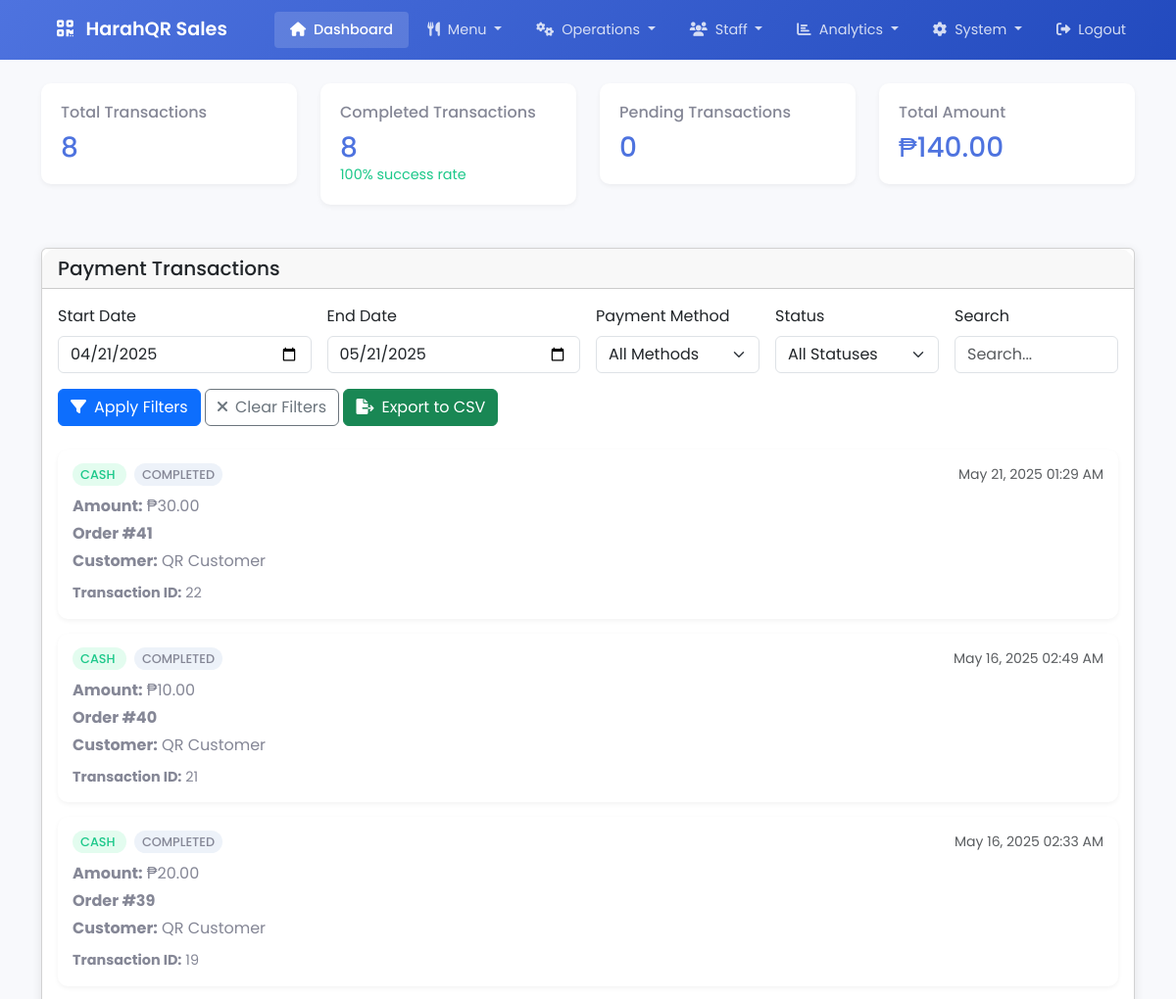
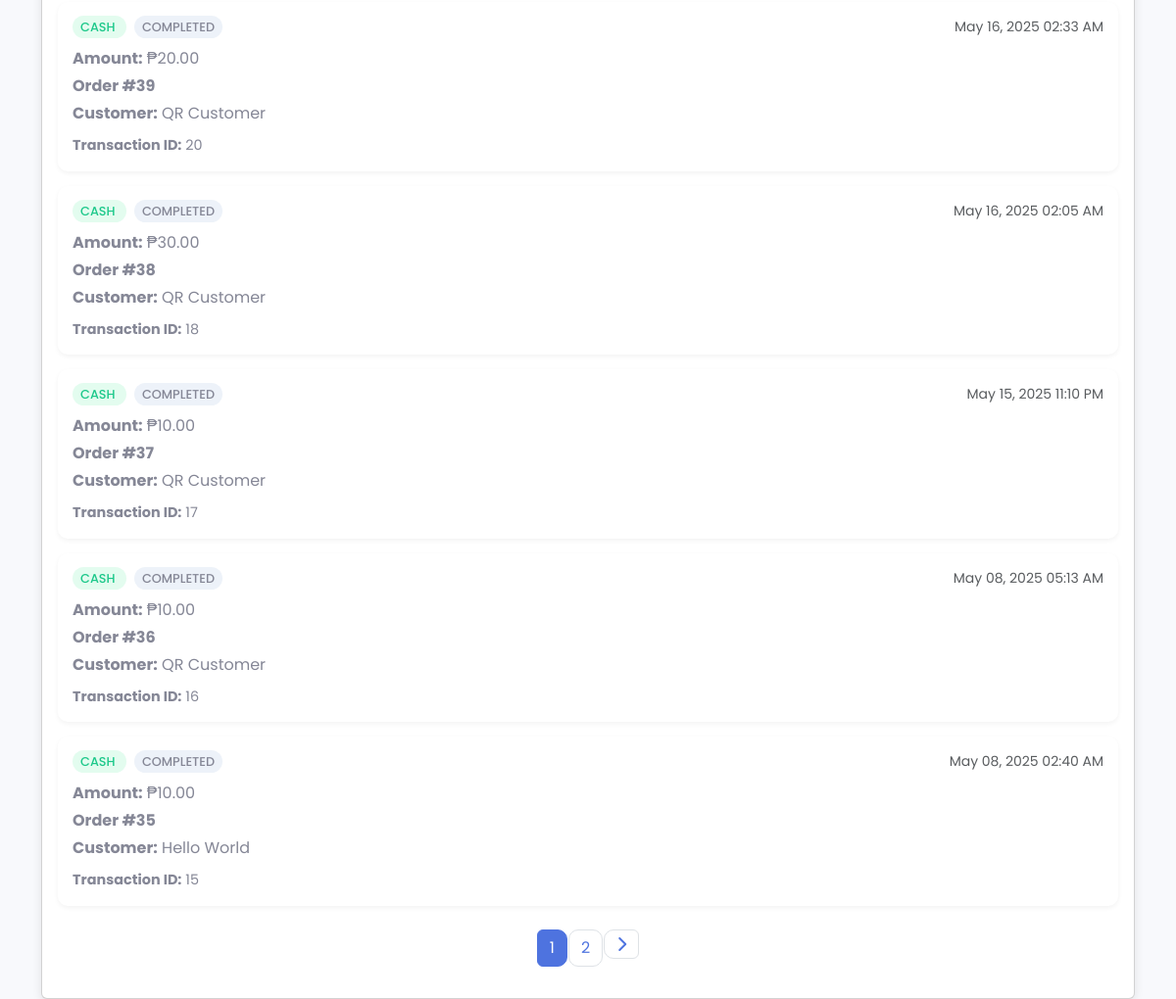
The page /admin/manage_payment_transactions.php (signed in) on the database its author committed (2 pictures, top to bottom).
### tables this page shows
CREATE TABLE `payment_transactions` (
  `transaction_id` int(11) NOT NULL,
  `order_id` int(11) NOT NULL,
  `total_amount` decimal(10,2) NOT NULL,
  `amount_paid` decimal(10,2) NOT NULL,
  `change_amount` decimal(10,2) NOT NULL DEFAULT 0.00,
  `payment_method` enum('CASH','GCASH') NOT NULL,
  `status` enum('PENDING','COMPLETED','FAILED') NOT NULL DEFAULT 'PENDING',
  `transaction_reference` varchar(100) DEFAULT NULL,
  `created_at` timestamp NOT NULL DEFAULT current_timestamp(),
  `cashier_id` int(11) DEFAULT NULL
);

CREATE TABLE `orders` (
  `order_id` int(11) NOT NULL,
  `table_id` int(11) DEFAULT NULL,
  `customer_id` int(11) DEFAULT NULL,
  `order_type` enum('QR','WALK_IN') NOT NULL,
  `status` enum('PENDING','PAID','COMPLETED') DEFAULT 'PENDING',
  `total_amount` decimal(10,2) NOT NULL,
  `created_at` timestamp NOT NULL DEFAULT current_timestamp(),
  `updated_at` timestamp NOT NULL DEFAULT current_timestamp() ON UPDATE current_timestamp(),
  `processed_by_id` int(11) DEFAULT NULL
);

CREATE TABLE `customers` (
  `customer_id` int(11) NOT NULL,
  `first_name` varchar(50) NOT NULL,
  `last_name` varchar(50) NOT NULL,
  `contact_number` varchar(20) DEFAULT NULL,
  `email` varchar(100) DEFAULT NULL,
  `created_at` timestamp NOT NULL DEFAULT current_timestamp()
);

### admin/manage_payment_transactions.php (the view, shortened to what this page needs)
<?php
require_once '../config/database.php';
$start_date = isset($_GET['start_date']) ? $_GET['start_date'] : date('Y-m-d', strtotime('-30 days'));
$end_date = isset($_GET['end_date']) ? $_GET['end_date'] : date('Y-m-d');
$payment_method = isset($_GET['payment_method']) ? $_GET['payment_method'] : '';
$status = isset($_GET['status']) ? $_GET['status'] : '';
$search = isset($_GET['search']) ? $_GET['search'] : '';
$query = "
    SELECT pt.*, o.order_id, o.total_amount as order_total,
           c.first_name, c.last_name, c.contact_number
    FROM payment_transactions pt
    JOIN orders o ON pt.order_id = o.order_id
    LEFT JOIN customers c ON o.customer_id = c.customer_id
    WHERE pt.created_at BETWEEN :start_date AND :end_date
";
$params = [
    ':start_date' => $start_date . ' 00:00:00',
    ':end_date' => $end_date . ' 23:59:59'
];
$query .= " ORDER BY pt.created_at DESC";
$count_query = str_replace("pt.*, o.order_id, o.total_amount as order_total, c.first_name, c.last_name, c.contact_number", "COUNT(*)", $query);
$stmt = $conn->prepare($count_query);
$stmt->execute($params);
$total_records = $stmt->fetchColumn();
$records_per_page = 20;
$total_pages = ceil($total_records / $records_per_page);
$current_page = isset($_GET['page']) ? max(1, min($total_pages, intval($_GET['page']))) : 1;
$offset = ($current_page - 1) * $records_per_page;
$query .= " LIMIT :limit OFFSET :offset";
$stmt = $conn->prepare($query);
foreach ($params as $key => $value) {
    $stmt->bindValue($key, $value);
}
$stmt->bindValue(':limit', $records_per_page, PDO::PARAM_INT);
$stmt->bindValue(':offset', $offset, PDO::PARAM_INT);
$stmt->execute();
$transactions = $stmt->fetchAll(PDO::FETCH_ASSOC);
$summary_query = "
    SELECT
        COUNT(*) as total_transactions,
        SUM(CASE WHEN status = 'COMPLETED' THEN 1 ELSE 0 END) as completed_transactions,
        SUM(CASE WHEN status = 'PENDING' THEN 1 ELSE 0 END) as pending_transactions,
        SUM(CASE WHEN status = 'FAILED' THEN 1 ELSE 0 END) as failed_transactions,
        SUM(CASE WHEN status = 'COMPLETED' THEN total_amount ELSE 0 END) as total_amount
    FROM payment_transactions
    WHERE created_at BETWEEN :start_date AND :end_date
";
$stmt = $conn->prepare($summary_query);
$stmt->execute([
    ':start_date' => $start_date . ' 00:00:00',
    ':end_date' => $end_date . ' 23:59:59'
]);
$summary = $stmt->fetch(PDO::FETCH_ASSOC);
?>
<?php include 'components/header.php'; ?>
<?php include 'components/navbar.php'; ?>
    <div class="container mt-4">
        <div class="row mb-4">
            <div class="col-md-3">
                <div class="summary-card">
                    <h6>Total Transactions</h6>
                    <h3><?php echo number_format($summary['total_transactions']); ?></h3>
                </div>
            </div>
            <div class="col-md-3">
                <div class="summary-card">
                    <h6>Completed Transactions</h6>
                    <h3><?php echo number_format($summary['completed_transactions']); ?></h3>
                    <span class="trend">
                        <?php echo round(($summary['completed_transactions'] / $summary['total_transactions']) * 100); ?>% success rate
                    </span>
                </div>
            </div>
            <div class="col-md-3">
                <div class="summary-card">
                    <h6>Pending Transactions</h6>
                    <h3><?php echo number_format($summary['pending_transactions']); ?></h3>
                </div>
            </div>
            <div class="col-md-3">
                <div class="summary-card">
                    <h6>Total Amount</h6>
                    <h3>₱<?php echo number_format($summary['total_amount'], 2); ?></h3>
                </div>
            </div>
        </div>
        <div class="card">
            <div class="card-header">
                <h5 class="mb-0">Payment Transactions</h5>
            </div>
            <div class="card-body">
                <form method="GET" class="row g-3 mb-4">
                    <div class="col-md-3">
                        <label class="form-label">Start Date</label>
                        <input type="date" class="form-control" name="start_date" value="<?php echo $start_date; ?>">
                    </div>
                    <div class="col-md-3">
                        <label class="form-label">End Date</label>
                        <input type="date" class="form-control" name="end_date" value="<?php echo $end_date; ?>">
                    </div>
                    <div class="col-md-2">
                        <label class="form-label">Payment Method</label>
                        <select class="form-select" name="payment_method">
                            <option value="">All Methods</option>
                        </select>
                    </div>
                    <div class="col-md-2">
                        <label class="form-label">Status</label>
                        <select class="form-select" name="status">
                            <option value="">All Statuses</option>
                        </select>
                    </div>
                    <div class="col-md-2">
                        <label class="form-label">Search</label>
                        <input type="text" class="form-control" name="search" value="<?php echo htmlspecialchars($search); ?>" placeholder="Search...">
                    </div>
                    <div class="col-12">
                        <button type="submit" class="btn btn-primary">
                            <i class="fas fa-filter me-2"></i>Apply Filters
                        </button>
                        <a href="manage_payment_transactions.php" class="btn btn-outline-secondary">
                            <i class="fas fa-times me-2"></i>Clear Filters
                        </a>
                        <a href="export_payment_transactions.php?<?php echo http_build_query($_GET); ?>" class="btn btn-success">
                            <i class="fas fa-file-export me-2"></i>Export to CSV
                        </a>
                    </div>
                </form>
                <?php foreach ($transactions as $transaction): ?>
                    <div class="transaction-card">
                        <div class="transaction-header">
                            <div>
                                <span class="payment-method method-<?php echo strtolower($transaction['payment_method']); ?>">
                                    <?php echo ucfirst($transaction['payment_method']); ?>
                                </span>
                                <span class="status status-<?php echo strtolower($transaction['status']); ?> ms-2">
                                    <?php echo ucfirst($transaction['status']); ?>
                                </span>
                            </div>
                            <small class="text-muted">
                                <?php echo date('M d, Y h:i A', strtotime($transaction['created_at'])); ?>
                            </small>
                        </div>
                        <div class="transaction-content">
                            <p class="mb-1">
                                <strong>Amount:</strong> ₱<?php echo number_format($transaction['total_amount'], 2); ?>
                            </p>
                            <p class="mb-1">
                                <strong>Order #<?php echo $transaction['order_id']; ?></strong>
                            </p>
                            <p class="mb-1">
                                <strong>Customer:</strong> <?php echo htmlspecialchars($transaction['first_name'] . ' ' . $transaction['last_name']); ?>
                            </p>
                        </div>
                        <div class="transaction-footer">
                            <div>
                                <strong>Transaction ID:</strong> <?php echo htmlspecialchars($transaction['transaction_id']); ?>
                            </div>
                        </div>
                    </div>
                <?php endforeach; ?>
                <?php if ($total_pages > 1): ?>
                    <nav aria-label="Page navigation" class="mt-4">
                        <ul class="pagination justify-content-center">
                            <?php for ($i = 1; $i <= $total_pages; $i++): ?>
                                <li class="page-item <?php echo $i === $current_page ? 'active' : ''; ?>">
                                    <a class="page-link" href="?page=<?php echo $i; ?>&start_date=<?php echo $start_date; ?>&end_date=<?php echo $end_date; ?>&payment_method=<?php echo $payment_method; ?>&status=<?php echo $status; ?>&search=<?php echo urlencode($search); ?>">
                                        <?php echo $i; ?>
                                    </a>
                                </li>
                            <?php endfor; ?>
                            <?php if ($current_page < $total_pages): ?>
                                <li class="page-item">
                                    <a class="page-link" href="?page=<?php echo $current_page + 1; ?>&start_date=<?php echo $start_date; ?>&end_date=<?php echo $end_date; ?>&payment_method=<?php echo $payment_method; ?>&status=<?php echo $status; ?>&search=<?php echo urlencode($search); ?>">
                                        <i class="fas fa-chevron-right"></i>
                                    </a>
                                </li>
                            <?php endif; ?>
                        </ul>
                    </nav>
                <?php endif; ?>
            </div>
        </div>
    </div>

### admin/manage_payment_transactions.php (style rules this page uses)
:root { --primary-color: #4e73df; --secondary-color: #858796; --success-color: #1cc88a; }
.card { border: none; border-radius: 15px; box-shadow: 0 2px 10px rgba(0,0,0,0.1); }
.card-header { background: white; border-bottom: 2px solid #f8f9fc; padding: 1.5rem; border-radius: 15px 15px 0 0 !important; }
.btn-primary { background: var(--primary-color); border: none; padding: 8px 20px; border-radius: 25px; }
.form-control { border-radius: 10px; border: 2px solid #e0e0e0; padding: 10px 15px; }
.transaction-card { background: white; border-radius: 10px; padding: 15px; margin-bottom: 15px; box-shadow: 0 2px 5px rgba(0,0,0,0.05); transition: all 0.3s ease; }
.transaction-header { display: flex; justify-content: space-between; align-items: center; margin-bottom: 10px; }
.transaction-content { color: var(--secondary-color); margin-bottom: 10px; }
.transaction-footer { display: flex; justify-content: space-between; align-items: center; font-size: 0.9rem; color: var(--secondary-color); }
.payment-method { padding: 3px 8px; border-radius: 15px; font-size: 0.8rem; font-weight: 500; }
.method-cash { background: #e3fcef; color: #1cc88a; }
.status { padding: 3px 8px; border-radius: 15px; font-size: 0.8rem; font-weight: 500; }
.status-completed { background: #e3fcef; color: #1cc88a; }
.pagination .page-link { border-radius: 10px; margin: 0 2px; color: var(--primary-color); }
.pagination .page-item.active .page-link { background: var(--primary-color); border-color: var(--primary-color); }
.summary-card { background: white; border-radius: 10px; padding: 20px; margin-bottom: 20px; box-shadow: 0 2px 5px rgba(0,0,0,0.05); }
.summary-card h6 { color: var(--secondary-color); margin-bottom: 10px; }
.summary-card h3 { color: var(--primary-color); margin-bottom: 0; }
.summary-card .trend { font-size: 0.9rem; color: var(--success-color); }

### admin/components/styles.php (style rules this page uses)
.status-completed { background: #edf2f9; color: #858796; }

### rows shown on the page
payment_transactions: payment_method "CASH", status "COMPLETED", created_at "May 21, 2025 01:29 AM", total_amount "30.00", order.order_id "41", customers.first_name+last_name "QR Customer", transaction_id "22"
payment_transactions: payment_method "CASH", status "COMPLETED", created_at "May 16, 2025 02:49 AM", total_amount "10.00", order.order_id "40", customers.first_name+last_name "QR Customer", transaction_id "21"
payment_transactions: payment_method "CASH", status "COMPLETED", created_at "May 16, 2025 02:33 AM", total_amount "20.00", order.order_id "39", customers.first_name+last_name "QR Customer", transaction_id "19"
payment_transactions: payment_method "CASH", status "COMPLETED", created_at "May 16, 2025 02:33 AM", total_amount "20.00", order.order_id "39", customers.first_name+last_name "QR Customer", transaction_id "20"
payment_transactions: payment_method "CASH", status "COMPLETED", created_at "May 16, 2025 02:05 AM", total_amount "30.00", order.order_id "38", customers.first_name+last_name "QR Customer", transaction_id "18"
payment_transactions: payment_method "CASH", status "COMPLETED", created_at "May 15, 2025 11:10 PM", total_amount "10.00", order.order_id "37", customers.first_name+last_name "QR Customer", transaction_id "17"
payment_transactions: payment_method "CASH", status "COMPLETED", created_at "May 08, 2025 05:13 AM", total_amount "10.00", order.order_id "36", customers.first_name+last_name "QR Customer", transaction_id "16"
payment_transactions: payment_method "CASH", status "COMPLETED", created_at "May 08, 2025 02:40 AM", total_amount "10.00", order.order_id "35", customers.first_name+last_name "Hello World", transaction_id "15"

### other values the page prints
$summary['total_transactions'] "8"
$summary['completed_transactions'] "8"
$summary['pending_transactions'] "0"
$summary['total_amount'] "140.00"
